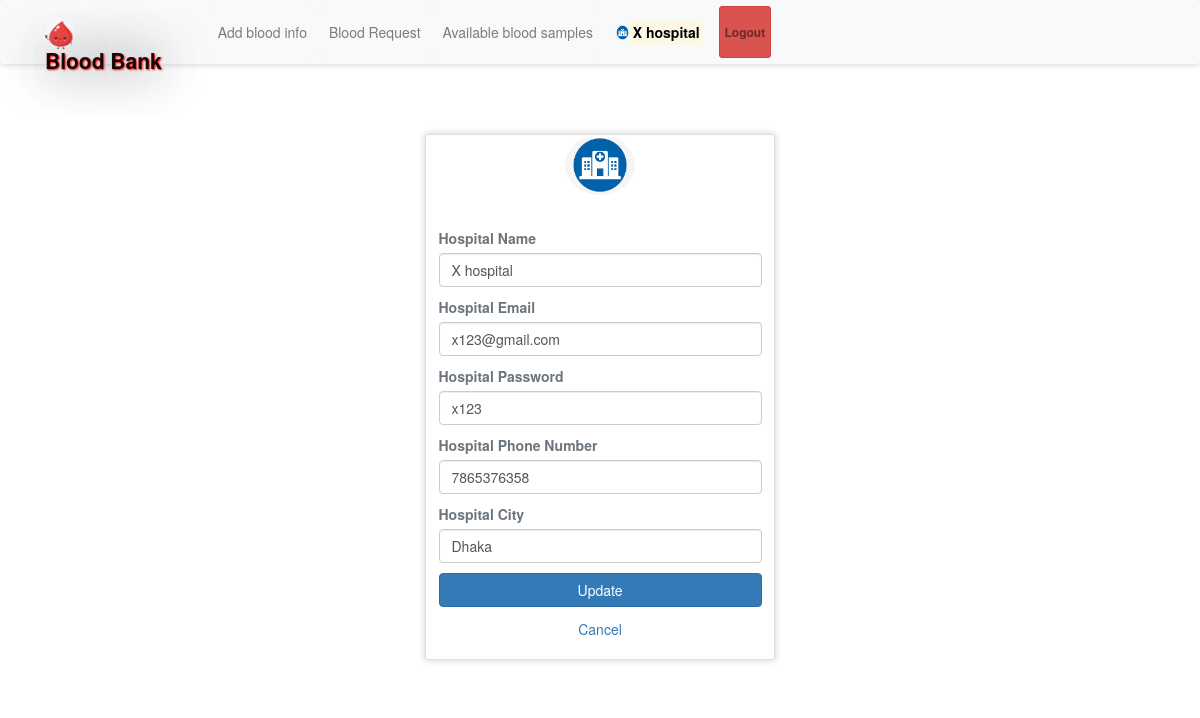
Screenshot of /hprofile.php (signed in) with the database file from the repository.
### tables this page shows
CREATE TABLE `hospitals` (
  `id` int(11) NOT NULL,
  `hname` varchar(100) NOT NULL,
  `hemail` varchar(100) NOT NULL,
  `hpassword` varchar(100) NOT NULL,
  `hphone` varchar(100) NOT NULL,
  `hcity` varchar(100) NOT NULL
);

### hprofile.php (the view, shortened to what this page needs)
<?php
require 'file/connection.php';
if(!isset($_SESSION['hid']))
{
  header('location:login.php');
}
else {
	if(isset($_SESSION['hid'])){
		$id=$_SESSION['hid'];
		$sql = "SELECT * FROM hospitals WHERE id='$id'";
		$result = mysqli_query($conn, $sql);
		$row = mysqli_fetch_array($result);
	}
}
?>
<!DOCTYPE html>
<html>
<?php require 'head.php';?>
<body>
	<?php require 'header.php'; ?>
	<div class="container cont">
		<div class="row justify-content-center">
			<div class="col-lg-4 col-md-4 col-sm-6 mb-5">
				<div class="card">
					<div class="media justify-content-center mt-1">
						<img src="image/hospital.png" alt="profile" class="rounded-circle" width="70" height="60">
					</div>
					<div class="card-body">
					   <form action="file/updateprofile.php" method="post">
					   	<label class="text-muted font-weight-bold" class="text-muted font-weight-bold">Hospital Name</label>
						<input type="text" name="hname" value="<?php echo $row['hname']; ?>" class="form-control mb-3">
						<label class="text-muted font-weight-bold">Hospital Email</label>
						<input type="email" name="hemail" value="<?php echo $row['hemail']; ?>" class="form-control mb-3">
						<label class="text-muted font-weight-bold">Hospital Password</label>
						<input type="text" name="hpassword" value="<?php echo $row['hpassword']; ?>" class="form-control mb-3">
						<label class="text-muted font-weight-bold">Hospital Phone Number</label>
						<input type="text" name="hphone" value="<?php echo $row['hphone']; ?>" class="form-control mb-3">
						<label class="text-muted font-weight-bold">Hospital City</label>
						<input type="text" name="hcity" value="<?php echo $row['hcity']; ?>" class="form-control mb-3">
						<input type="submit" name="update" class="btn btn-block btn-primary" value="Update">
					   </form>
					</div>
					<a href="index.php" class="text-center">Cancel</a><br>
				</div>
			</div>
		</div>
	</div>
</body>
</html>

### css/style.css (style rules this page uses)
.cont { padding-top: 40px; text-align: justify; font-size: 1em; }
.card ,nav, .footer,tr,video { border-radius: 3px; transition: all 200ms ease-out; box-shadow: 0px 0px 7px rgba(0, 0, 0, 0.2); }
.rounded-circle { margin-top: -2.5px; }
form { padding-top: 20px; }
a:link { text-decoration: none; }

### rows the page displays
hospitals: hname "X hospital", hemail "x123@gmail.com", hpassword "x123", hphone "7865376358", hcity "Dhaka"

### other values shown
$_SESSION['hname'] "X hospital"
